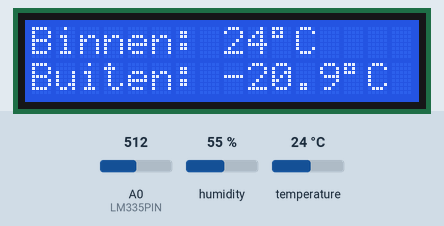
Recording of a sketch running on a simulated Arduino Uno, built with avr-gcc and run on an emulated ATmega328P. Parts: 16×2 character LCD. Inputs (shaded band) come from the test bench; at power-on: temperature 24 °C, A0 (LM335PIN) = 512, humidity 55 %.

Above: at 2.2 s.
2.3 s: temperature set to 12 °C
At 4.9 s:
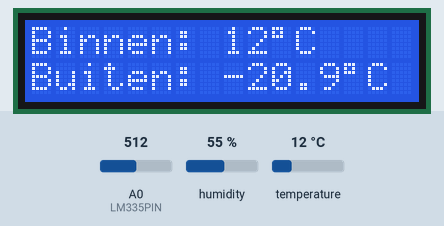
5.7 s: A0 (LM335PIN) set to 716
At 7.4 s:
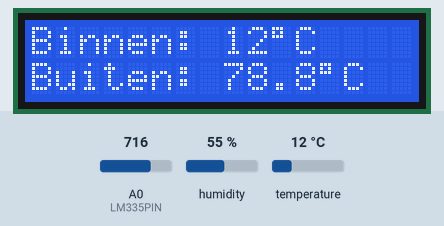
9.1 s: temperature set to 19 °C
At 12.6 s:
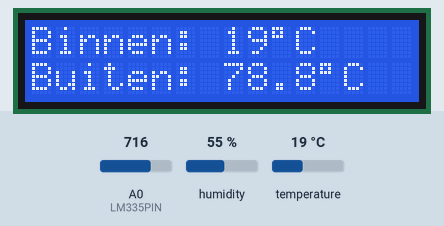
13.3 s: A0 (LM335PIN) set to 900
At 15.2 s:
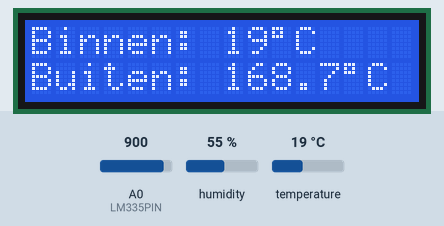
16.7 s: temperature set to 28 °C
At 20.4 s:
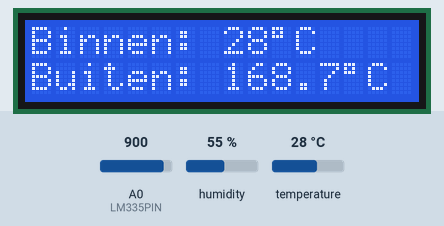
20.9 s: A0 (LM335PIN) set to 1023
At 23.0 s:
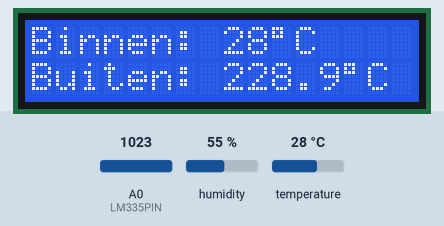
Timing chart, 0 to 24.5 s (numbered marks = the images above; inputs shaded):
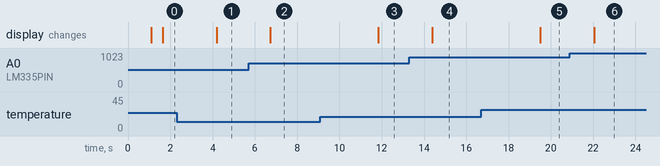

The sketch:

Evaluatie1code.ino
```cpp
#include <DHT11.h>
#include <Wire.h>
#include <LiquidCrystal_I2C.h>

// Pins definiëren
DHT11 dht11(2);             // DHT11 aangesloten op Digitale Pin 2
const int LM335PIN = A0;    // LM335 aangesloten op Analoge Pin A0

// Display initialiseren (Adres 0x27 is standaard voor de meeste I2C modules)
LiquidCrystal_I2C lcd(0x27, 16, 2);

void setup() {
  lcd.init();
  lcd.backlight();

  // Geen dht.begin() nodig bij deze specifieke bibliotheek
  lcd.setCursor(0, 0);
  lcd.print("Systeem start...");
  delay(1000);
  lcd.clear();
}

void loop() {
  // --- DHT11 (Binnen) uitlezen met de nieuwe methode ---
  int temperatuurBinnen = 0;
  int luchtvochtigheid = 0;

  // Gebruik de methode uit jouw uitleg: readTemperatureHumidity(int &t, int &h)
  int resultaat = dht11.readTemperatureHumidity(temperatuurBinnen, luchtvochtigheid);

  // --- LM335 (Buiten) uitlezen ---
  int rawValue = analogRead(LM335PIN);
  // Omzetten naar spanning (ervan uitgaande dat Arduino precies 5V geeft)
  float voltage = rawValue * (5.0 / 1023.0);
  // Omzetten van Kelvin naar Celsius: (Spanning * 100) - 273.15
  float temperatuurBuiten = (voltage * 100) - 273.15;
  float offset = 2.0; // Het verschil dat je nu ziet
  temperatuurBuiten = temperatuurBuiten + offset;

  // --- LCD Display Update ---

  // Regel 1: Binnen (DHT11)
  lcd.setCursor(0, 0);
  if (resultaat == 0) { // 0 betekent meestal succes bij deze libraries
    lcd.print("Binnen: ");
    lcd.print(temperatuurBinnen);
    lcd.print((char)223); // Graden symbool
    lcd.print("C ");
  } else {
    // Foutafhandeling met getErrorString uit jouw uitleg
    lcd.print("DHT Fout!     ");
    // Optioneel: Serial.println(DHT11::getErrorString(resultaat));
  }

  // Regel 2: Buiten (LM335)
  lcd.setCursor(0, 1);
  lcd.print("Buiten: ");
  lcd.print(temperatuurBuiten, 1); // 1 decimaal voor LM335
  lcd.print((char)223);
  lcd.print("C ");

  // De DHT11 heeft minimaal 1 tot 2 seconden nodig tussen metingen
  delay(2000);
}
```

Measured:
- after the input at 2.3 s, the display: changes after 1.9 s (image 1)
- after the input at 5.7 s, the display: changes after 1.0 s (image 2)
- after the input at 9.1 s, the display: changes after 2.7 s (image 3)
- after the input at 13.3 s, the display: changes after 1.1 s (image 4)
- after the input at 16.7 s, the display: changes after 2.8 s (image 5)
- after the input at 20.9 s, the display: changes after 1.1 s (image 6)
